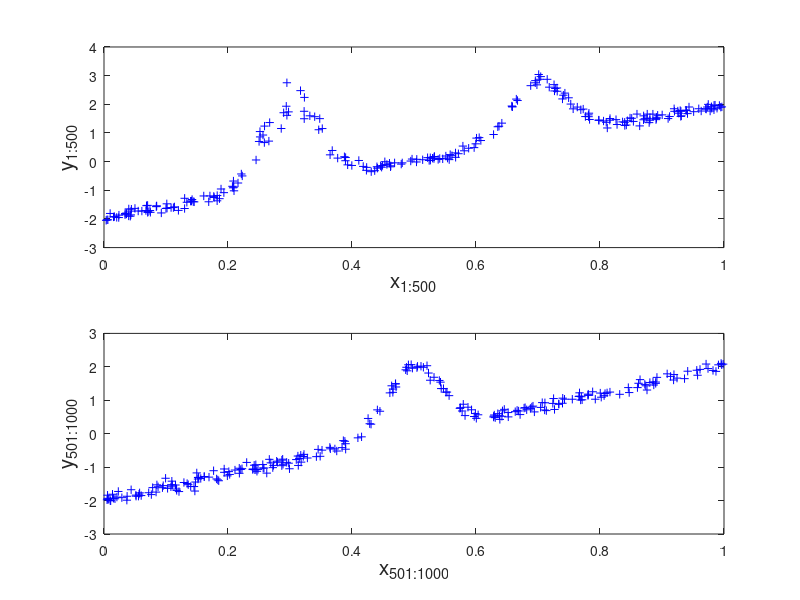

The MATLAB script that drew this image: (Note: this script raises an error after producing the figure.)
% PURPOSE : To approximate a noisy nolinear function with RBFs, where the number
%           of parameters and parameter values are estimated via sequential reversible jump
%           Markov Chain Monte Carlo (MCMC) simulation.
             
% AUTHOR  : Nando de Freitas - Thanks for the acknowledgement :-)
% DATE    : 21-01-99

clear;
echo off;

% INITIALISATION AND PARAMETERS:
% =============================
N = 500                      % Number of time steps.
t = 1:1:N;                   % Time.
bFunction = 'rjGaussian'     % Type of basis function.
par.doPlot = 0;              % 1 plot. 0 don't plot.
par.dalpha = 1e-3;           % Hyperparameter for alpha. 
par.dmu = 1e-3;              % Hyperparameter for mu.
par.dsigma = 1e-4;           % Hyperparameter for sigma.    
par.kMax = 10;               % Maximum number of basis.
par.P0 = 1;                  % KF covariance diagonal entries for alpha.
par.P02 = .1;

par.probBirth = .025;         % Model transition probabilities.
par.probUpdate = .95;
par.probDeath = .025;

par.alpha0 = 1;              % Variance for the KF mean of alpha.
par.mu0 = 1e-1;              % Variance of mu's Gaussian distribution.
par.mu02 = 1e-3;             % Variance of mu's Gaussian distribution.
par.k0 = 5;                  % Initial variance of k.
par.sigma0 = 1e-2;           % LOG variance of sigma's initial uniform distribution.
par.muMean = 0.5;            % Mean of mu proposal.
par.alphaMean = 3            % Mean of alpha proposal.
S= 500                       % Number of particles.

% GENERATE THE DATA:
% =================
noiseVar = 0.01;
x = 4*rand(N,1)-2;                    % Input data - uniform in [-2,2].
u = randn(N,1);
noise = sqrt(noiseVar)*u;             % Measurement noise
y = zeros(N,1);                       % Output data.
for t=1:N/2,
  y(t)=x(t)+(2+t/150)*exp(-15*((x(t)+.8).^(2)))+2*exp(-15*((x(t)-.8).^(2)))+noise(t);
end;
for t=N/2+1:N,
  y(t) = x(t) + 2*exp(-15*((x(t)).^(2))) + noise(t); 
end;
x=(x+2)/4;                            % Rescaling to [0,1].

figure(1)
clf;
subplot(211)
plot(x(1:N/2),y(1:N/2),'b+');
ylabel('y_{1:500}','fontsize',15);
xlabel('x_{1:500}','fontsize',15);
subplot(212)
plot(x(N/2+1:N),y(N/2+1:N),'b+');
ylabel('y_{501:1000}','fontsize',15);
xlabel('x_{501:1000}','fontsize',15);
fprintf('\n')
fprintf('Press a key to continue')
fprintf('\n')
pause;


% PERFORM SEQUENTIAL REVERSE JUMP MCMC WITH RADIAL BASIS:
% ======================================================
[rec,mov,q,ypred] = smcrbf(x,y,S,N,bFunction,par);

% COMPUTE CENTROID, MAP AND VARIANCE ESTIMATES:
% ============================================

[S,N]=size(ypred);
yp=mean(ypred);

% PLOTS:
% =====

figure(4)
clf
subplot(211)
plot(x,y,'b+',x,yp,'ro');
ylabel('Output data','fontsize',15);
xlabel('Input data','fontsize',15);
subplot(212)
bi=50;
plot(x,y,'b+',x(bi:N,1),yp(1,bi:N)','ro');
ylabel('Output data','fontsize',15);
xlabel('Input data','fontsize',15);
mu1=-90*ones(N/2,S);
mu2=-90*ones(N/2,S);
mu3=-90*ones(N/2,S);
alpha1=-90*ones(N,S);
alpha2=-90*ones(N,S);
alpha3=-90*ones(N/2,S);
alpha4=-90*ones(N/2,S);
alpha5=-90*ones(N/2,S);
for t=1:N/2,
  for s=1:S,
    if rec.k(s,t) >= 2
      mu1(t,s)=rec.mu{t}{s}(1,1);
      mu2(t,s)=rec.mu{t}{s}(2,1);
      alpha1(t,s)=rec.alpha{t}{s}(1,1);
      alpha2(t,s)=rec.alpha{t}{s}(2,1); 
      alpha3(t,s)=rec.alpha{t}{s}(3,1);
      alpha4(t,s)=rec.alpha{t}{s}(4,1); 
    end;
  end;
end;
for t=N/2+1:N,
  for s=1:S,
    if rec.k(s,t) >= 1
      mu3(t-N/2,s)=rec.mu{t}{s}(1,1);
      alpha1(t,s)=rec.alpha{t}{s}(1,1);
      alpha2(t,s)=rec.alpha{t}{s}(2,1); 
      alpha5(t-N/2,s)=rec.alpha{t}{s}(3,1);
    end;
  end;
end;
mu1mean=zeros(N/2,1);
mu2mean=zeros(N/2,1);
mu3mean=zeros(N/2,1);
alpha1mean=zeros(N,1);
alpha2mean=zeros(N,1);
alpha3mean=zeros(N/2,1);
alpha4mean=zeros(N/2,1);
alpha5mean=zeros(N/2,1);
for t=1:N/2,
  i=find(mu1(t,:)>-10); 
  mu1mean(t) = mean(mu1(t,i));
  i=find(mu2(t,:)>0); 
  mu2mean(t) = mean(mu2(t,i));
  i=find(alpha1(t,:)>-10); 
  alpha1mean(t) = mean(alpha1(t,i));
  i=find(alpha2(t,:)>0); 
  alpha2mean(t) = mean(alpha2(t,i));
  i=find(alpha3(t,:)>0); 
  alpha3mean(t) = mean(alpha3(t,i));
  i=find(alpha4(t,:)>0); 
  alpha4mean(t) = mean(alpha4(t,i));
end;

for t=N/2+1:N,
  i=find(mu3(t-N/2,:)>-10); 
  mu3mean(t) = mean(mu3(t-N/2,i));
  i=find(alpha1(t,:)>-10); 
  alpha1mean(t) = mean(alpha1(t,i));
  i=find(alpha2(t,:)>0); 
  alpha2mean(t) = mean(alpha2(t,i));
  i=find(alpha5(t-N/2,:)>0); 
  alpha5mean(t) = mean(alpha5(t-N/2,i));
end;

kmean=mean(rec.k);
sigmean=mean(rec.sigma);

figure(1)
clf
subplot(311)
plot(1:N,y,'b:',1:N,yp,'r','linewidth',2);
ylabel('Prediction','fontsize',15);
subplot(312)
plot(kmean,'linewidth',2)
hold on;
k1=2*ones(N/2,1);
k2=1*ones(N/2,1);
thek=[k1;k2];
plot(1:N,thek,'r','linewidth',1);
ylabel('k','fontsize',15);
subplot(313)
plot(exp(sigmean),'linewidth',2)
hold on
plot(1:N,var(noise)*ones(N,1),'r','linewidth',1);
ylabel('\sigma^{2}','fontsize',15);
axis([0 N-1 -.1 .5]);
xlabel('Time','fontsize',15);
zoom on

figure(2)
clf
subplot(411)
plot([mu1mean mu2mean],'linewidth',2)
hold on
plot(1:N/2,0.3*ones(N/2,1),'r','linewidth',1);
plot(1:N/2,0.7*ones(N/2,1),'r','linewidth',1);
ylabel('\mu_1 and \mu_2','fontsize',15);
hold on
plot(N/2+1:N,mu3mean(N/2+1:N),'linewidth',2)
hold on
plot(N/2+1:N,0.5*ones(N/2,1),'r','linewidth',1);
subplot(412)
plot(alpha1mean,'linewidth',2)
hold on
plot(1:N,-2*ones(N,1),'r','linewidth',1);
ylabel('b','fontsize',15);
subplot(413)
plot(alpha2mean,'linewidth',2)
ylabel('\beta','fontsize',15);
hold on
plot(1:N,4*ones(N,1),'r','linewidth',1);
zoom on
subplot(414)
plot([alpha3mean alpha4mean],'linewidth',2)
hold on
plot(1:N/2,2*ones(N/2,1),'r','linewidth',1);
t=1:1:N/2;
t=t';
hold on
plot(t,2*ones(N/2,1)+t/150,'r','linewidth',1);
ylabel('\alpha_1 and \alpha_2','fontsize',15);
plot(N/2+1:N,alpha5mean(N/2+1:N),'linewidth',2)
hold on;
plot(N/2+1:N,2*ones(N/2,1),'r','linewidth',1);
xlabel('Time','fontsize',15);


figure(3)
clf;
domain = zeros(S,1);
range = zeros(S,1);
support=[0:.005:.2];
%v=[0 1];
%caxis(v);
for t=10:50:N,
  [range,domain]=hist(exp(rec.sigma(:,t)),support);
  waterfall((domain),t,range/sum(range))
  hold on
end;
rotate3d on;
ylabel('t','fontsize',15)
xlabel('\sigma^{2}_t','fontsize',15)
zlabel('P(\sigma^{2}_t|y_{1:t})','fontsize',15)
view(-30,75);
rotate3d on;
a=get(gca);
set(gca,'ygrid','off');
set(gca,'linewidth',1);


figure(5)
clf;
domain = zeros(S,1);
range = zeros(S,1);
support=[0:.05:6];
%v=[0 1];
%caxis(v);
for t=1:50:N,
  [range,domain]=hist(rec.k(:,t),support);
  waterfall((domain),t,range/sum(range))
  hold on
end;
rotate3d on;
ylabel('t','fontsize',15)
xlabel('k_t','fontsize',15)
zlabel('P(k_t|y_{1:t})','fontsize',15)
view(-30,70);
rotate3d on;
a=get(gca);
set(gca,'ygrid','off');
set(gca,'linewidth',1);
set(gca,'gridlinestyle',':');







